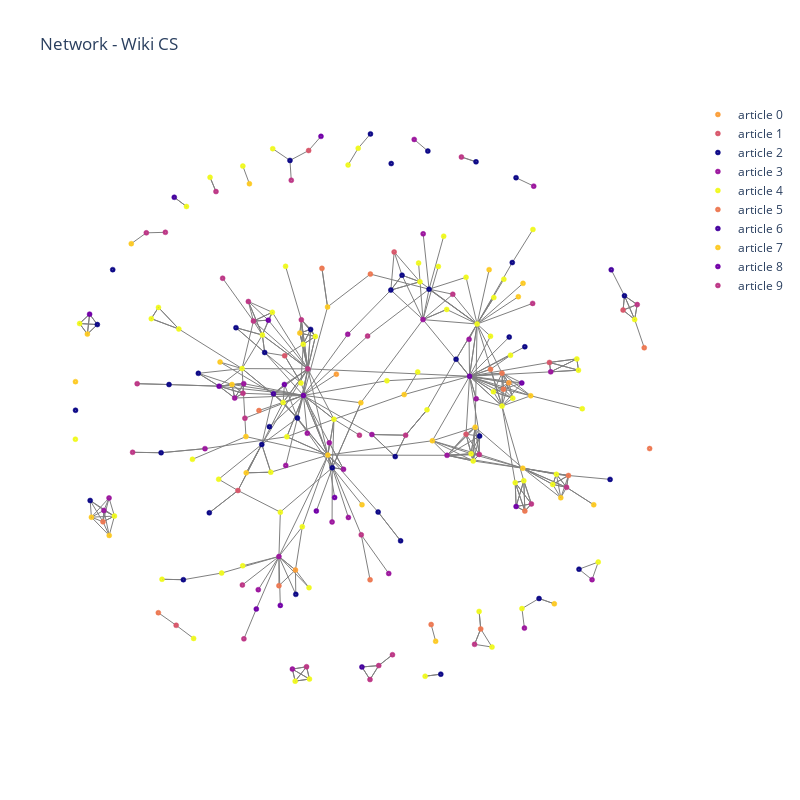

Source (notebook cell):
### Code cell
# Pick a random color for every class
colors = px.colors.sequential.Plasma
random.shuffle(px.colors.sequential.Plasma)
color_nodes = {label : colors[i] for i, label in enumerate(df_nodes.label.unique())}

# Plot the figure
fig = plot_graph(data, color_nodes, color_edges = 'grey', 
                 title = "Network - Wiki CS", node_name = 'article', layt_type = "fr")

# Save the figure
#insights.save_plotly(id='graph_viz_wiki', figure = fig)

fig

### Figure 1 — Plotly figure (JSON) as saved in the notebook; plotly's stock layout.template omitted (floating-point values rounded to 4 significant figures; data arrays with more than 128 entries replaced by an {"elided": "..."} marker saying what was removed)
{"data": [{"line": {"color": "grey", "width": 1}, "mode": "lines", "name": "link", "showlegend": false, "type": "scatter", "x": {"elided": "1818 float values"}, "y": {"elided": "1818 float values"}}, {"hoverinfo": "text", "marker": {"color": "#fb9f3a", "line": {"color": "#fb9f3a", "width": 0.5}, "size": 5, "symbol": "circle-dot"}, "mode": "markers", "name": "article 0", "text": "Label 0", "type": "scatter", "x": [-0.7296, 7.215, -2.613], "y": [1.022, 0.6029, -8.423]}, {"hoverinfo": "text", "marker": {"color": "#d8576b", "line": {"color": "#d8576b", "width": 0.5}, "size": 5, "symbol": "circle-dot"}, "mode": "markers", "name": "article 1", "text": "Label 1", "type": "scatter", "x": [-8.107, 1.933, -5.262, -3.109, 12.48, 5.243, 9.085, -2.006], "y": [-11.09, 6.916, -4.589, 1.912, 4.111, -1.872, 1.586, 11.81]}, {"hoverinfo": "text", "marker": {"color": "#0d0887", "line": {"color": "#0d0887", "width": 0.5}, "size": 5, "symbol": "circle-dot"}, "mode": "markers", "name": "article 2", "text": "Label 2", "type": "scatter", "x": [-12.74, 1.982, -11.03, -2.597, -2.522, 1.195, -6.581, 0.8413, 12.54, 7.546, 7.952, 2.23, -4.03, -11.74, 1.797, 10.45, 7.373, -0.9157, -7.086, -4.164, 5.868, 2.296, 8.606, 1.781, 4.081, -2.866, 4.784, -12.07, -8.8, -8.435, 3.54, -7.776, -3.812, 7.232, 5.703, 3.484, -5.353, -1.914, 11.88], "y": [-0.7176, -2.954, 6.063, -9.597, -1.095, -5.628, -5.664, 12.61, 4.803, 10.5, 2.342, -7.017, 2.068, 3.414, 11.18, -8.384, 6.405, -3.488, 1.063, -2.365, -1.965, 5.793, -9.797, 5.077, -13.45, 11.33, 1.741, -5.07, -2.766, 0.5213, 5.12, -8.891, -1.508, 2.811, 11.26, 11.78, 3.265, 3.182, -4.052]}, {"hoverinfo": "text", "marker": {"color": "#9c179e", "line": {"color": "#9c179e", "width": 0.5}, "size": 5, "symbol": "circle-dot"}, "mode": "markers", "name": "article 3", "text": "Label 3", "type": "scatter", "x": [-3.06, -5.411, -4.326, -0.2043, -0.9261, -0.3986, -1.054, -0.1758, 11.05, 8.361, 3.269, 5.383, -2.754, -2.068, -4.995, 1.683, 9.144, 0.9082, 3.261, 7.932, -6.78, 4.369, 2.857, -3.374, 5.711, -11.44, -11.2], "y": [-3.378, -0.1295, -9.373, 2.947, -6.104, -3.566, -2.286, -5.889, -8.889, 10.09, 7.788, 2.704, -13.2, -1.825, 0.5649, -8.59, 1.134, -1.89, 3.653, -11.22, -2.57, -2.891, 12.34, -7.771, -0.1637, -5.549, -4.947]}, {"hoverinfo": "text", "marker": {"color": "#f0f921", "line": {"color": "#f0f921", "width": 0.5}, "size": 5, "symbol": "circle-dot"}, "mode": "markers", "name": "article 4", "text": "Label 4", "type": "scatter", "x": [1.599, 3.12, -7.358, -6.546, -12.55, -3.009, -10.95, 3.968, -5.036, 3.446, -3.749, -2.254, 6.371, 5.572, -2.36, -0.8387, -7.303, 3.019, -3.659, 6.523, -7.984, 13.01, 8.325, -3.068, 11.33, -4.137, 10.42, -6.013, 6.985, 9.237, -2.626, -7.632, -6.149, 5.245, 5.846, -0.1884, 10.6, -3.309, 4.352, 7.818, 9.405, 0.2767, -1.967, 7.509, 6.439, 4.214, 3.359, -5.04, -12.75, 7.293, 7.905, 5.476, 6.901, -8.759, -1.988, 6.502, 3.057, -9.253, -1.696, -2.298, 7.397, 10.35, -3.678, 5.753, -8.923, -5.072, -3.18], "y": [0.7047, 5.478, -3.085, 10.51, 3.464, -1.996, -5.822, 6.216, 11.06, -0.6988, -3.706, 2.463, 2.852, -3.163, 0.5965, -1.153, -11.72, 1.129, 11.9, 4.716, 3.201, 3.655, 8.001, 6.222, -8.04, 2.909, 1.213, -8.569, 5.601, -4.295, -13.78, 9.109, -4.045, 5.694, -10.42, 11.11, -0.6438, -5.633, 4.143, -10.28, -3.807, 11.92, -13.68, -4.21, -12.14, 7.675, -13.55, -8.22, -2.115, 1.936, -4.117, -2.818, -0.5153, -8.87, -9.274, 0.1789, 6.379, 3.699, 2.841, -6.334, -0.1343, 1.758, 4.006, 3.442, 4.24, 1.289, -0.3402]}, {"hoverinfo": "text", "marker": {"color": "#ed7953", "line": {"color": "#ed7953", "width": 0.5}, "size": 5, "symbol": "circle-dot"}, "mode": "markers", "name": "article 5", "text": "Label 5", "type": "scatter", "x": [3.636, -11.48, 0.8236, 7.952, 13.7, 0.8373, -8.928, -4.293, 9.96, 6.37, -3.374, 6.901, 5.92, -1.393, 13.45, 6.97], "y": [-11.05, -6.097, -8.896, -5.58, -2.566, 5.848, -10.48, -0.7322, -3.865, 1.256, -9.179, 1.071, -11.26, 6.125, 2.295, 0.2999]}, {"hoverinfo": "text", "marker": {"color": "#46039f", "line": {"color": "#46039f", "width": 0.5}, "size": 5, "symbol": "circle-dot"}, "mode": "markers", "name": "article 6", "text": "Label 6", "type": "scatter", "x": [-8.194, -3.627, 11.93, 0.4488], "y": [9.553, 0.07688, 6.055, -13.1]}, {"hoverinfo": "text", "marker": {"color": "#fdca26", "line": {"color": "#fdca26", "width": 0.5}, "size": 5, "symbol": "circle-dot"}, "mode": "markers", "name": "article 7", "text": "Label 7", "type": "scatter", "x": [-12.74, 0.3995, 7.651, -4.881, -11.19, -10.17, -6.086, -12.2, -1.121, -4.733, 6.307, 3.692, 11.12, -2.412, 5.664, -5.537, -1.135, 8.223, 9.309, 3.844, 7.859, 9.607, 2.394, -12.01, -4.894, 7.868, 0.4512], "y": [0.6618, -0.3577, 4.757, -3.737, -6.755, 7.316, 1.606, 2.954, -2.881, 10.21, 6.062, -2.19, -5.279, 3.003, -1.535, 0.5237, 4.264, -0.01913, -10.05, -11.86, -3.513, -4.939, 0.03739, -5.875, -1.989, 5.402, -5.275]}, {"hoverinfo": "text", "marker": {"color": "#7201a8", "line": {"color": "#7201a8", "width": 0.5}, "size": 5, "symbol": "circle-dot"}, "mode": "markers", "name": "article 8", "text": "Label 8", "type": "scatter", "x": [7.549, -12.09, -3.311, -1.652, -3.122, -6.129, -0.8089, -4.415, -1.438, 7.811, -3.862, -2.245, 5.405], "y": [-5.358, 3.917, -10.13, -5.574, 0.5261, 0.4413, -4.925, -10.3, 12.49, 0.6007, 3.627, -0.003498, 0.9212]}, {"hoverinfo": "text", "marker": {"color": "#bd3786", "line": {"color": "#bd3786", "width": 0.5}, "size": 5, "symbol": "circle-dot"}, "mode": "markers", "name": "article 9", "text": "Label 9", "type": "scatter", "x": [5.854, 8.253, -5.058, -6.274, 0.7097, 0.8201, 13.13, -10.11, -5.966, -2.806, 4.633, -9.481, -4.941, -4.783, 5.636, 8.311, -8.605, 9.872, -2.103, -5.029, -2.342, 2.461, -9.903, 0.3331, -4.987, 0.4171, -4.549, 1.223, 1.855, -2.045, 5.03], "y": [-2.849, -5.236, -9.145, 9.828, 2.858, -13.71, 4.379, -2.746, 5.649, 10.38, 4.875, 7.838, -1.102, 4.526, -12.01, 4.435, 7.864, -4.437, -13.09, 0.09937, 3.644, -1.922, 0.5629, -1.92, -11.74, -6.728, 3.581, -13.03, -12.51, 1.277, 11.5]}], "layout": {"autosize": false, "font": {"size": 12}, "height": 800, "hovermode": "closest", "margin": {"b": 85, "l": 40, "r": 40, "t": 100}, "showlegend": true, "title": {"text": "Network - Wiki CS"}, "width": 800, "xaxis": {"showgrid": false, "showline": false, "showticklabels": false, "title": {"text": ""}, "zeroline": false}, "yaxis": {"showgrid": false, "showline": false, "showticklabels": false, "title": {"text": ""}, "zeroline": false}}}
